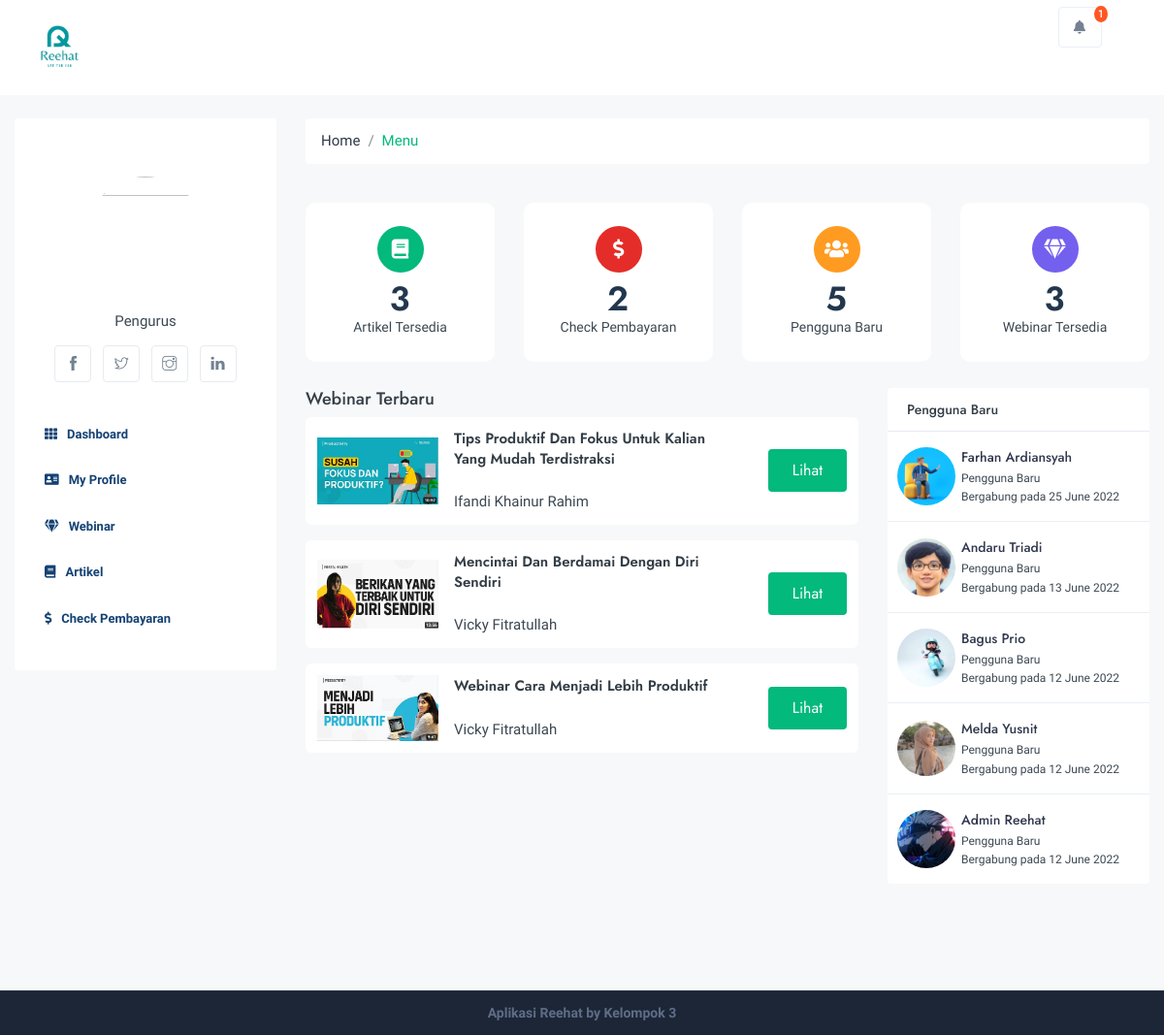
Screenshot of /index.php/admin/dashboard with the database file from the repository.
### tables this page shows
CREATE TABLE `webinars` (
  `id` int(11) NOT NULL,
  `title` varchar(128) NOT NULL,
  `thumbnail` varchar(128) NOT NULL,
  `description` text NOT NULL,
  `mentor` varchar(128) NOT NULL,
  `cost` int(11) NOT NULL,
  `video_url` varchar(128) NOT NULL,
  `url` varchar(128) NOT NULL,
  `updated_at` varchar(25) NOT NULL,
  `created_at` varchar(25) NOT NULL
);

CREATE TABLE `users` (
  `id` int(11) NOT NULL,
  `full_name` varchar(128) NOT NULL,
  `email` varchar(128) NOT NULL,
  `password` varchar(255) NOT NULL,
  `picture` varchar(128) NOT NULL,
  `role_id` int(2) NOT NULL,
  `updated_at` varchar(25) NOT NULL,
  `created_at` varchar(25) NOT NULL
);

### application/controllers/Admin.php (called while the page is built, shortened)
<?php
class Admin extends CI_Controller {
	public function __construct()
	{
		$this->load->model('Admin_model');
	}
	public function dashboard()
	{
		$data= [
			'title' => 'Dashboard Admin',
			'user' => $this->db->get_where('users', ['email' => $this->session->userdata('email')])->row_array(),
			'artikel_count' => $this->db->get('articles')->num_rows(),
			'payment_count' => $this->db->get('payments')->num_rows(),
			'user_count' => $this->db->get('users')->num_rows(),
			'webinar_count' => $this->db->get('webinars')->num_rows(),
			'new_user' => $this->db->order_by('id','DESC')->get('users'),
			'new_webinars' => $this->db->order_by('id','DESC')->get('webinars')
		];
		$this->load->view('template/admin/header', $data);
		$this->load->view('pages/admin/dashboard', $data);
		$this->load->view('template/admin/footer');
	}
}

### index.php (called while the page is built, shortened)
<?php
require_once BASEPATH.'core/CodeIgniter.php';

### application/views/pages/admin/dashboard.php (the view)
<div class="row">
    <div class="col-xl-3 col-lg-6 col-md-6 col-sm-12">
        <div class="dashboard_stats_wrap">
            <div class="rounded-circle p-4 p-sm-4 d-inline-flex align-items-center justify-content-center theme-bg mb-2"><div class="position-absolute text-white h5 mb-0"><i class="fas fa-book"></i></div></div>
            <div class="dashboard_stats_wrap_content"><h4><?= $artikel_count ?></h4> <span>Artikel Tersedia</span></div>
        </div>
    </div>
    <div class="col-xl-3 col-lg-6 col-md-6 col-sm-12">
        <div class="dashboard_stats_wrap">
            <div class="rounded-circle p-4 p-sm-4 d-inline-flex align-items-center justify-content-center bg-primary mb-2"><div class="position-absolute text-white h5 mb-0"><i class="fas fa-dollar-sign"></i></div></div>
            <div class="dashboard_stats_wrap_content"><h4><?= $payment_count ?></h4> <span>Check Pembayaran</span></div>
        </div>
    </div>
    <div class="col-xl-3 col-lg-6 col-md-6 col-sm-12">
        <div class="dashboard_stats_wrap">
            <div class="rounded-circle p-4 p-sm-4 d-inline-flex align-items-center justify-content-center bg-warning mb-2"><div class="position-absolute text-white h5 mb-0"><i class="fas fa-users"></i></div></div>
            <div class="dashboard_stats_wrap_content"><h4><?= $user_count ?></h4> <span>Pengguna Baru</span></div>
        </div>
    </div>
    <div class="col-xl-3 col-lg-6 col-md-6 col-sm-12">
        <div class="dashboard_stats_wrap">
            <div class="rounded-circle p-4 p-sm-4 d-inline-flex align-items-center justify-content-center bg-purple mb-2"><div class="position-absolute text-white h5 mb-0"><i class="fas fa-gem"></i></div></div>
            <div class="dashboard_stats_wrap_content"><h4><?= $webinar_count ?></h4> <span>Webinar Tersedia</span></div>
        </div>
    </div>
</div>
<div class="row">
    <div class="col-lg-8 col-md-12 col-sm-12">
        <div class="row">
            <div class="col-xl-12 col-lg-12 col-md-12 col-sm-12">
                <h5>Webinar Terbaru</h5>
            </div>
            <div class="col-xl-12 col-lg-12 col-md-12 col-sm-12">
                <?php foreach($new_webinars->result() as $webinar): ?>
                <div class="grousp_crs">
                    <a href="<?= base_url('assets/img/webinar'); ?>/<?= $webinar->thumbnail ?>" data-fancybox>
                        <img src="<?= base_url('assets/img/webinar'); ?>/<?= $webinar->thumbnail ?>" class="img-fluid mr-3" width="125" />
                    </a>
                    <div class="grousp_crs_left">
                        <div class="grousp_crs_caption"><h4><?= $webinar->title ?></h4><br><?= $webinar->mentor ?></div>
                    </div>
                    <div class="grousp_crs_right">
                        <div class="frt_but"><a href="#" class="btn text-white theme-bg">Lihat</a></div>
                    </div>
                </div>
                <?php endforeach ?>
            </div>
        </div>
    </div>
    <div class="col-lg-4 col-md-12 col-sm-12">
        <div class="card">
            <div class="card-header">
                <h6>Pengguna Baru</h6>
            </div>
            <div class="ground-list ground-hover-list">
                <?php foreach($new_user->result() as $user): ?>
                <div class="ground ground-list-single">
                    <div class="rounded-circle p-3 p-sm-4 d-flex align-items-center justify-content-center bg-light-success">
                        <div class="position-absolute text-success h5 mb-0"><img src="<?= base_url('assets/img/account'); ?>/<?= $user->picture ?>" class="img-fluid circle" width="60"></div>
                    </div>
                    <div class="ground-content">
                        <h6><a href="#"><?= $user->full_name ?></a></h6>
                        <small class="text-fade">Pengguna Baru</small>
                        <span class="small">Bergabung pada <?= $user->created_at ?></span>
                    </div>
                </div>
                <?php endforeach ?>
            </div>
        </div>
    </div>
</div>

### rows the page displays
webinars: thumbnail (picture), title "Tips Produktif Dan Fokus Untuk Kalian Yang Mudah Terdistraksi", mentor "Ifandi Khainur Rahim"
webinars: thumbnail (picture), title "Mencintai Dan Berdamai Dengan Diri Sendiri", mentor "Vicky Fitratullah"
webinars: thumbnail (picture), title "Webinar Cara Menjadi Lebih Produktif", mentor "Vicky Fitratullah"
users: picture (placeholder picture), full_name "Farhan Ardiansyah", created_at "25 June 2022"
users: picture (picture), full_name "Andaru Triadi", created_at "13 June 2022"
users: picture (picture), full_name "Bagus Prio", created_at "12 June 2022"
users: picture (picture), full_name "Melda Yusnit", created_at "12 June 2022"
users: picture (picture), full_name "Admin Reehat", created_at "12 June 2022"

### other values shown
$artikel_count "3"
$payment_count "2"
$user_count "5"
$webinar_count "3"
